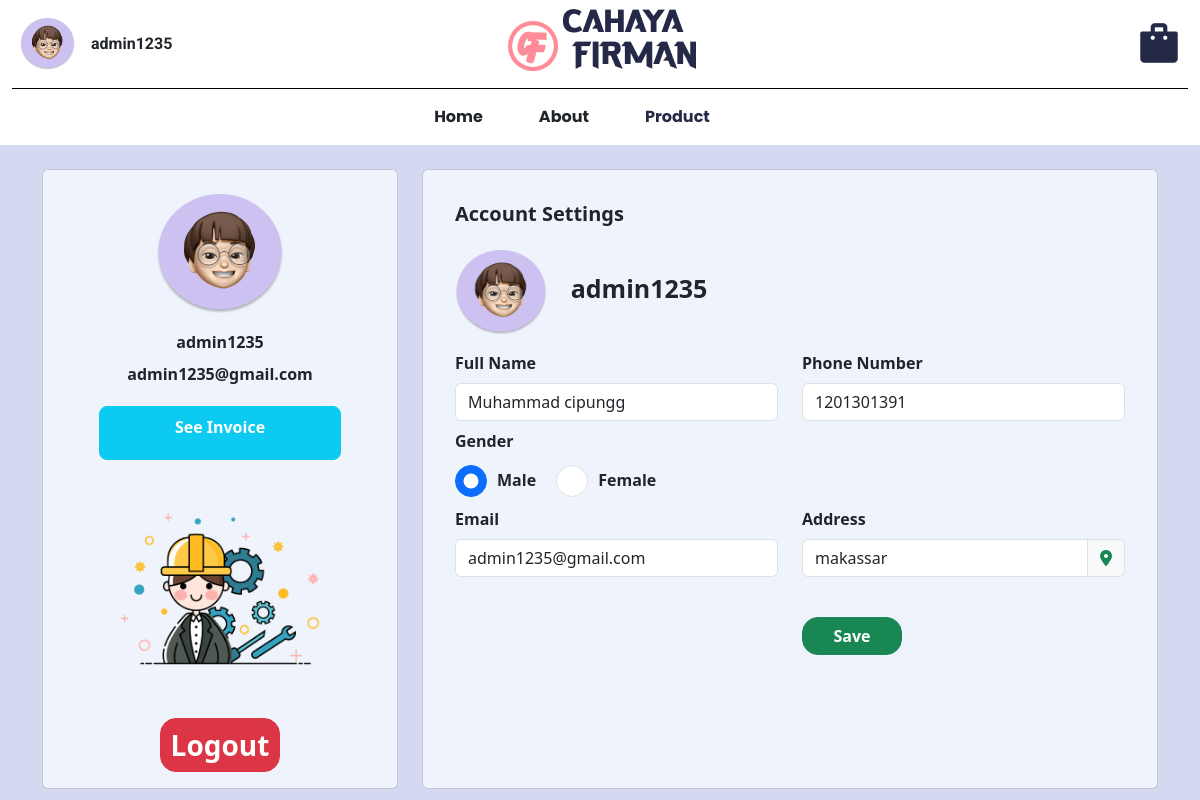
/profil (signed in), run on the app's committed database.
### models/user.py (models this page shows, shortened)
class User(db.Model, UserMixin):
    id_user = db.Column(db.Integer, primary_key=True)
    username = db.Column(db.String(20), nullable=False, unique=True)
    email = db.Column(db.String(120), nullable=False, unique=True)
    password = db.Column(db.String(80), nullable=False)
    fullname = db.Column(db.String(60), nullable=True, unique=False)
    gender = db.Column(db.CHAR(1), nullable=True, unique=False)
    telephone = db.Column(db.Integer, nullable=True, unique=False)
    address = db.Column(db.String(60), nullable=True, unique=False)
    is_admin = db.Column(db.Boolean, default=False)

### app.py (the view)
@app.route("/profil")
@login_required
def profil():
    if  current_user.is_authenticated and current_user.is_admin:
            flash("You need to log in as a user to access this page.", "danger")
            abort(403)
    return render_template("profil.html",user=current_user)

### app.py (called while the page is built)
@login_manager.user_loader
def load_user(user_id):
    return User.query.get(int(user_id))

### templates/profil.html (shortened to what this page needs)
<!doctype html>
<html lang="en">
<head>
    <link href="https://cdn.jsdelivr.net/npm/bootstrap@5.3.2/dist/css/bootstrap.min.css" rel="stylesheet"
>
    <link rel="stylesheet" href="https://cdnjs.cloudflare.com/ajax/libs/font-awesome/6.4.2/css/all.min.css"
 />
</head>
<body>
    <div class="containernaNavbar" style="background-color: white;">
        <div class="container-satu">
            <div class="layanan satu d-flex align-items-center">
                <div class="col d-flex justify-content-start" id="profileContainer">
                    <div class="d-flex align-items-center p-3 ms-1">
                        <img src="{{ url_for('static', filename='asset/profile-user.png') }}" class="img-fluid me-3"
                            width="55px" height="55px">
                        <p class="mt-3"> {% if current_user.is_authenticated %}
                            {{ current_user.username }}
                            {% else %}
                            guest
                            {% endif %}</p>
                    </div>
                </div>
            </div>
            <div class="layanan dua">
                <div class="col d-flex justify-content-center align-items-center" id="logoCahayaFirmanContainer">
                    <img src="{{ url_for('static', filename='asset/Navbar/Logo.png') }}" class="img-fluid">
                </div>
            </div>
            <div class="layanan tiga d-flex align-items-center">
                <div class="col d-flex justify-content-end">
                    <div class="d-flex flex-column align-items-center" id="keranjangContainer">
                        <img src="{{ url_for('static', filename='asset/bucket.png') }}" class="img-fluid me-3">
                    </div>
                </div>
            </div>
        </div>
        <div class="garis"></div>
        <div class="container d-flex justify-content-center">
            <div class="row">
                <div class="col order-last mx-3 mt-2">
                </div>
                <div class="col mx-3 mt-3" id="aboutContainer">
                    <p class="teks-bold">About</p>
                </div>
                <div class="col mx-3 mt-3" id="productContainer">
                    <a href="{{ url_for('products') }}">
                        <p class="teks-bold">Product</p>
                    </a>
                </div>
                <div class="col order-first mx-3 mt-3" id="homeContainer">
                    <p class="teks-bold">Home</p>
                </div>
            </div>
        </div>
    </div>
    <div class="container mt-4">
        <div class="row">
            <div class="col-4">
                <div class="card h-100">
                    <div class="card-body">
                        <div class="row">
                            <div class="col align-self-center text-center fw-bold">
                                <img src="{{ url_for('static', filename='asset/profile-user.png') }}" class="mt-2" width="40%" alt="">
                                <div class="username mt-3 mb-2">{{ user.username }}</div>
                                <div class="email">{{ user.email }}</div>
                                <button class="btn btn-info fw-bold py-1 px-2 fs-2 rounded-3 w-75 text-center"
                                    type="submit" id="see-invoice"
                                    style="font-size: 0.7em; margin-top: 20px; padding: 3px;">
                                    <p style="font-size: 16px; color: white; margin-top: 4px;">See Invoice</p>
                                </button>
                                <img class="img-fluid" src="static/asset/worker.png" alt="">
                                <form action="{{ url_for('logout') }}" method="POST">
                                    <button class="btn btn-danger fw-bold fs-3 rounded-4"
                                        style="font-size: 5px; padding: 5px 10px;" type="submit">Logout</button>
                                </form>
                            </div>
                        </div>
                    </div>
                </div>
            </div>
            <div class="col-8">
                <div class="card h-100 p-3">
                    <div class="card-body fw-bold">
                        <div class="h5 mb-4 fw-bold">Account Settings</div>
                        <div class="row">
                            <div class="col-2">
                                <img src="{{ url_for('static', filename='asset/profile-user.png') }}" width="100%" alt="">
                            </div>
                            <div class="col-10" style="margin-top:20px; font-size:25px;">
                                <div class="username">{{ user.username }}</div>
                            </div>
                        </div>
                        <form action="{{ url_for('update_profile') }}" method="POST">
                            <div class="row mt-3">
                                <div class="col">
                                    <label for="full-name" class="form-label">Full Name</label>
                                    <input type="text" id="full-name" name="fullname"
                                        value="{{ user.fullname if user.fullname is not none else '' }}"
                                        class="form-control">
                                </div>
                                <div class="col">
                                    <label for="phone" class="form-label">Phone Number</label>
                                    <input type="text" id="phone" name="telephone"
                                        value="{{ user.telephone if user.telephone is not none else '' }}"
                                        class="form-control">
                                </div>
                            </div>
                            <div class="row mt-2">
                                <div class="col">
                                    <label for="gender" class="form-label">Gender</label><br>
                                    <div class="form-check form-check-inline">
                                        <input class="form-check-input" type="radio" name="gender" id="inlineRadio1"
                                            value="M" {% if user.gender=='M' %} checked {% endif %}>
                                        <label class="form-check-label" for="inlineRadio1">Male</label>
                                    </div>
                                    <div class="form-check form-check-inline">
                                        <input class="form-check-input" type="radio" name="gender" id="inlineRadio2"
                                            value="F" {% if user.gender=='F' %} checked {% endif %}>
                                        <label class="form-check-label" for="inlineRadio2">Female</label>
                                    </div>
                                </div>
                            </div>
                            <div class="row mt-2">
                                <div class="col">
                                    <label for="email" class="form-label">Email</label>
                                    <input type="text" id="email" name="email"
                                        value="{{ user.email if user.email is not none else '' }}" class="form-control">
                                </div>
                                <div class="col">
                                    <label for="address" class="form-label">Address</label>
                                    <div class="input-group mb-3">
                                        <input type="text" id="address" name="address"
                                            value="{{ user.address if user.address is not none else '' }}"
                                            class="form-control">
                                        <span class="input-group-text"><i
                                                class="fa-solid fa-location-dot text-success"></i></span>
                                    </div>
                                </div>
                            </div>
                            <div class="row mt-4">
                                <div class="col"></div>
                                <div class="col">
                                    <button type="submit" class="btn btn-success fw-bold rounded-4"
                                        style="width: 100px;">Save</button>
                                </div>
                            </div>
                        </form>
                    </div>
                </div>
            </div>
        </div>
    </div>
</body>
</html>

### templates/profil.html (style rules this page uses)
body { background-color: #D4D8F1 !important; }
.card { background-color: #EFF3FB; }
.form-check-input { width: 2em; height: 2em; }
.form-check-label { margin-left: 10px; margin-top: 7px; }
.container-satu { width: 100%; margin: 0% auto; display: flex; justify-content: space-between; }
.layanan { width: 30%; }
.garis { height: 1px; width: 98%; margin: 0% auto; background-color: black; }
.img-fluid { max-width: 80%; height: auto; }
.teks-bold { font-family: 'Poppins', sans-serif; font-weight: bold; }
p.mt-3 { font-family: 'Roboto', sans-serif; font-weight: bold; }
a { color: #232946; text-decoration: none; }

### data on the page
User: username "admin1235", email "admin1235@gmail.com", fullname "Muhammad cipungg", telephone "1201301391", gender "☑ Male", gender "☐ Female", address "makassar"
